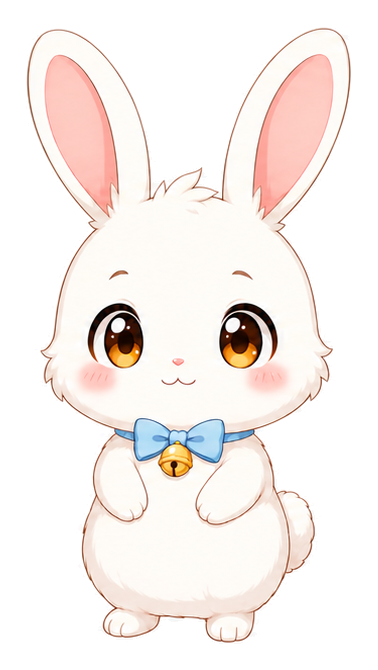
#> input picture assets/rabbit/mouth_closed.png, 378 x 670 px
$ python build_stable_talk_frames.py
#> lines starting #> are read from the running program, lines starting #| are printed output that depends on the picture
from __future__ import annotations

from pathlib import Path

from PIL import Image, ImageDraw, ImageFilter


ROOT = Path(__file__).resolve().parents[1]
ASSET_DIR = ROOT / "assets" / "rabbit"

SOURCE_FRAMES = [
    "mouth_closed.png",
    "mouth_tiny.png",
    "mouth_medium.png",
    "mouth_wide.png",
    "mouth_closed_loop.png",
]

OUTPUT_FRAMES = [
    "talk_closed.png",
    "talk_tiny.png",
    "talk_medium.png",
    "talk_wide.png",
    "talk_closed_loop.png",
]


def make_mouth_mask(size: tuple[int, int]) -> Image.Image:
    """Limit frame changes to the mouth so the head and body never jump."""
    mask = Image.new("L", size, 0)
    draw = ImageDraw.Draw(mask)

    # Coordinates are tuned for the current rabbit asset canvas: 378 x 670.
    draw.ellipse((145, 348, 230, 430), fill=255)
    draw.rounded_rectangle((155, 365, 220, 432), radius=24, fill=255)

    return mask.filter(ImageFilter.GaussianBlur(2.0))


def main() -> None:
    base = Image.open(ASSET_DIR / "mouth_closed.png").convert("RGBA")
#> base is the input picture: PIL image 378x670 RGBA; mean R, G, B, A 247.8, 240.6, 237.1, 129.2
    mask = make_mouth_mask(base.size)
#> in make_mouth_mask, `mask = Image.new("L", size, 0)`: mask: PIL image 378x670 L; every value is 0
#> in make_mouth_mask, `return mask.filter(ImageFilter.GaussianBlur(2.0))`:
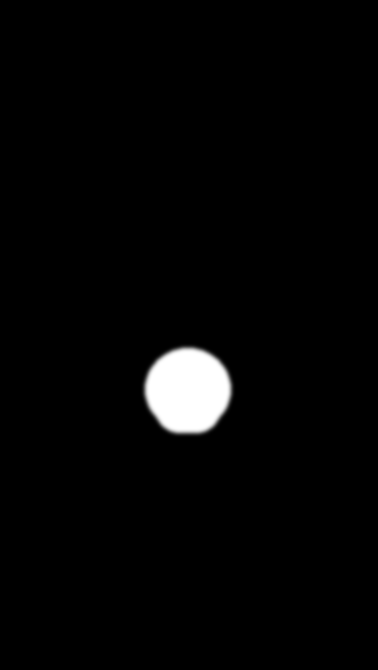
#> returned value: PIL image 378x670 L; min 0, max 255, mean 5.8

    for source_name, output_name in zip(SOURCE_FRAMES, OUTPUT_FRAMES):
        source = Image.open(ASSET_DIR / source_name).convert("RGBA")
        if source.size != base.size:
            raise RuntimeError(f"{source_name} is {source.size}, expected {base.size}.")

        if source_name == "mouth_closed.png":
            output = base.copy()
        else:
            output = Image.composite(source, base, mask)

        output.save(ASSET_DIR / output_name)
#> pass 2 of the loop in main, `for source_name, output_name in zip(SOURCE_FRAMES, OUTPUT_FRAMES):`:
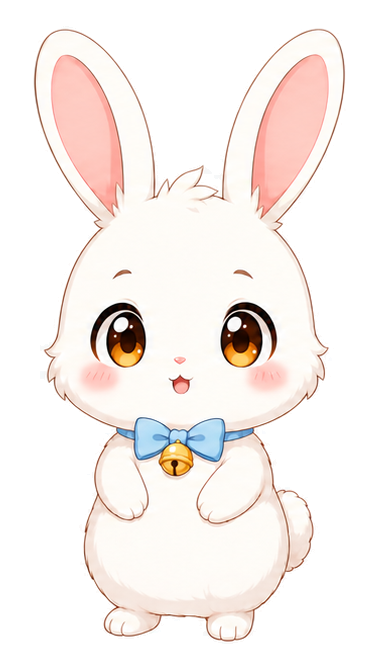
#> input picture assets/rabbit/mouth_tiny.png, 378 x 670 px
#> in main, source is the input picture: PIL image 378x670 RGBA; mean R, G, B, A 247.9, 240.9, 237.5, 125.9
#> in main, `output = Image.composite(source, base, mask)`:
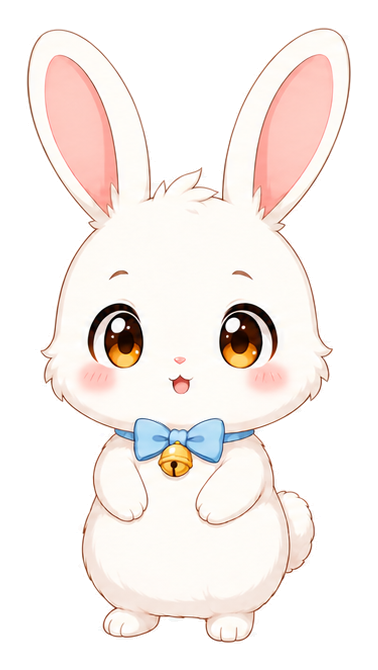
#> output: PIL image 378x670 RGBA; mean R, G, B, A 247.7, 240.5, 237, 129.2; transparent parts drawn white

    print(f"Wrote {len(OUTPUT_FRAMES)} stable talk frames to {ASSET_DIR}")


if __name__ == "__main__":
#> (the run stopped early here; a loop or call above may not have finished)
